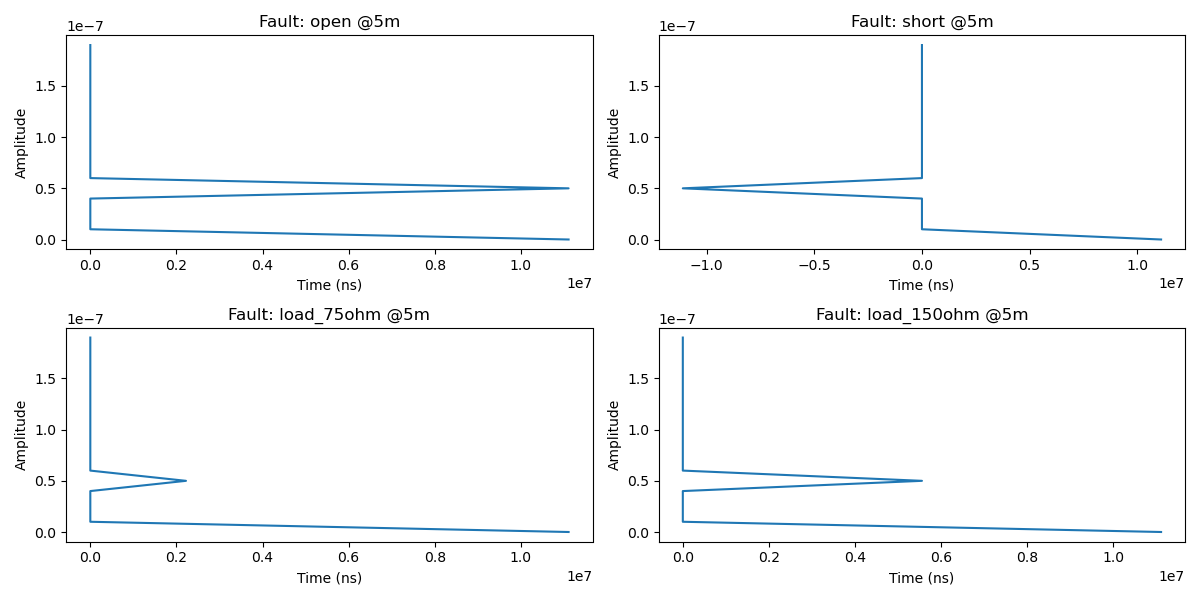

This figure's Python source:
"""Example: TDR cable analysis (2023-B, 2025-D)."""

import numpy as np
import matplotlib.pyplot as plt
import sys, os
sys.path.insert(0, os.path.join(os.path.dirname(__file__), '..', '..'))

from signal_toolkit import tdr_analysis as tdr

fs = 100_000_000
vf = 0.67

analyzer = tdr.TDR(fs=fs, vf=vf)

print("=== Equivalent Sampling Verification ===")
t_eff, res = analyzer.equivalent_sampling(100, 40, 1e-6)
f_eff = 1.0 / res
print(f"  Real ADC: {fs/1e6:.0f}MSPS, M=40")
print(f"  Effective rate: {f_eff/1e9:.1f}GSPS")
print(f"  Time resolution: {res*1e12:.1f}ps")
print(f"  Spatial resolution: {3e8*vf*res/2*100:.1f}cm")

print("\n=== Reflection Coefficient ===")
for z_load in [1e6, 0.1, 75, 50]:
    gamma = analyzer.reflection_coefficient(z_load)
    print(f"  Z_load={z_load:8.1f}ohm: Gamma={gamma:+.3f}")

print("\n=== Cable Fault Simulation ===")
faults = ['open', 'short', 'load_75ohm', 'load_150ohm']
fig, axes = plt.subplots(2, 2, figsize=(12, 6))

for ax, fault in zip(axes.flatten(), faults):
    t, signal = analyzer.cable_model(length_m=5.0, fault_type=fault)
    ax.plot(t * 1e9, signal)
    ax.set_title(f"Fault: {fault} @5m")
    ax.set_xlabel("Time (ns)")
    ax.set_ylabel("Amplitude")

    idx, amp = analyzer.detect_reflection(signal)
    if len(idx) > 1:
        dist = analyzer.compute_distance(idx[1] - idx[0])
        ax.axvline(x=t[idx[1]] * 1e9, color='r', linestyle='--', alpha=0.5)
        ax.annotate(f"{dist:.1f}m", xy=(t[idx[1]] * 1e9, 0))

plt.tight_layout()
plt.savefig(os.path.join(os.path.dirname(__file__), 'example_tdr.png'), dpi=100)
print("Saved example_tdr.png")
